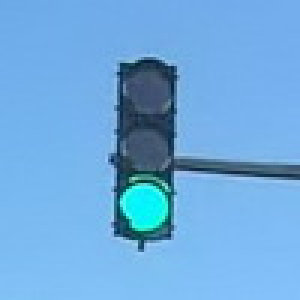
#> input picture Task_1/tlights/100_26.jpg, 100 x 100 px, found by its file name (shown 3 times larger); its folder holds only this picture in this run
$ jupyter execute test4.ipynb
#> lines starting #> are read from the running program, lines starting #| are printed output that depends on the picture; after the words box and inside, x2 and y2 are one past the last pixel; in counts of white or black regions, pixels touching at a corner belong together
#> in process_image_folder, image is the input picture: shape (100, 100, 3); mean B, G, R 222.2, 170.9, 110.4
[cell 1]
import cv2 as cv
import numpy as np
import os

COLOR_RANGES = {
    "Red": [(np.array([0, 30, 90]), np.array([15, 255, 255])),
            (np.array([160, 30, 90]), np.array([180, 255, 255]))],
    "Yellow": [(np.array([20, 100, 150]), np.array([30, 255, 255]))],
    "Green": [(np.array([75, 50, 100]), np.array([95, 255, 255]))]
}

# 创建颜色掩码函数
def create_color_mask(img_hsv, color_name):
    ranges = COLOR_RANGES[color_name]
    mask = None
    for lower, upper in ranges:
        current_mask = cv.inRange(img_hsv, lower, upper)
        mask = current_mask if mask is None else cv.bitwise_or(mask, current_mask)
    return mask

# 预处理交通灯的函数
def preprocess_traffic_light(image):
    # 转换为HSV颜色空间
    img_hsv = cv.cvtColor(image, cv.COLOR_BGR2HSV)
#> img_hsv: shape (100, 100, 3); mean H, S, V 104, 129.8, 222.4

    # 保存最高亮度的圆形信息
    best_circle = None
    best_color = None
    max_brightness = -1  # 用于保存最高亮度

    # 遍历红、黄、绿三个颜色
    for color_name in COLOR_RANGES.keys():
        # 创建颜色掩码
        mask = create_color_mask(img_hsv, color_name)

        # 对原图进行掩码操作
        masked_img = cv.bitwise_and(image, image, mask=mask)

        # 转换为灰度图
        gray = cv.cvtColor(masked_img, cv.COLOR_BGR2GRAY)

        # 使用 Hough Circle Transform 查找圆
        circles = cv.HoughCircles(
            gray,
            cv.HOUGH_GRADIENT,
            dp=1.2,
            minDist=30,
            param1=50,
            param2=30,
            minRadius=5,
            maxRadius=50
        )

        # 如果检测到了圆形，逐个处理
        if circles is not None:
            circles = np.round(circles[0, :]).astype("int")

            for (x, y, r) in circles:
                # 获取圆的亮度，使用 V 通道 (亮度)
                mask_circle = np.zeros_like(gray)
                cv.circle(mask_circle, (x, y), r, 255, -1)  # 创建圆形掩码

                # 检查掩码中是否有有效像素
                if np.sum(mask_circle[y-r:y+r, x-r:x+r]) == 0:
                    continue  # 如果没有有效像素，跳过该圆形

                # 计算亮度平均值
                brightness = np.mean(img_hsv[y-r:y+r, x-r:x+r, 2][mask_circle[y-r:y+r, x-r:x+r] > 0])

                # 更新最高亮度圆的信息
                if brightness > max_brightness:
                    max_brightness = brightness
                    best_circle = (x, y, r)
                    best_color = color_name
#> this loop made 3 passes
#> circles on pass 3: [[47, 69, 8]]
#> pass 3, in preprocess_traffic_light, `mask = create_color_mask(img_hsv, color_name)`:
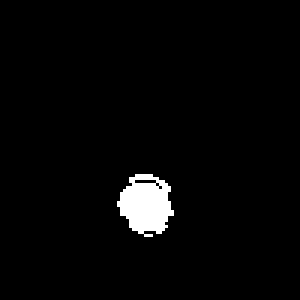
#> mask: shape (100, 100) (shown 3 times larger); 2.7% white; 1 white region, box (x1, y1, x2, y2) and area: (39, 58, 58, 79) 269
#> pass 3, in preprocess_traffic_light, `masked_img = cv.bitwise_and(image, image, mask=mask)`:
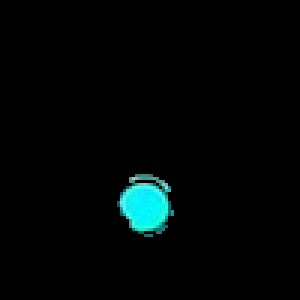
#> masked_img: shape (100, 100, 3) (shown 3 times larger); mean B, G, R 5.5, 5.7, 0.9
#> after the loop:
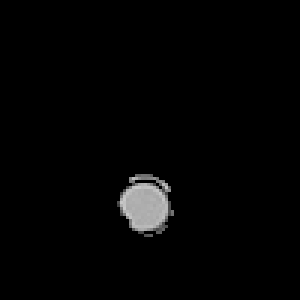
#> gray: shape (100, 100) (shown 3 times larger); min 0, max 201, mean 4.2
#> after the loop:
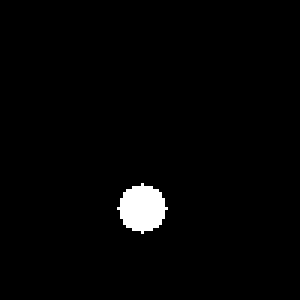
#> mask_circle: shape (100, 100) (shown 3 times larger); 2% white; 1 white region, box (x1, y1, x2, y2) and area: (39, 61, 56, 78) 197
#> after the loop, best_circle = (47, 69, 8); best_color = 'Green'; max_brightness = 234.2

    # 如果找到了亮度最高的圆
    if best_circle is not None:
        return best_color

    # 如果没有找到圆形，根据颜色区域的占比进行判断
    color_area = {}
    for color_name in COLOR_RANGES.keys():
        mask = create_color_mask(img_hsv, color_name)
        color_area[color_name] = np.sum(mask > 0)  # 计算每种颜色的掩码像素总数

    # 返回占比最多的颜色
    return max(color_area, key=color_area.get)

# 遍历文件夹中的图片并检测红灯、黄灯、绿灯
def process_image_folder(folder_path):
    image_files = sorted(os.listdir(folder_path))

    for image_file in image_files:
        image_path = os.path.join(folder_path, image_file)
        image = cv.imread(image_path)

        if image is None:
            print(f"无法读取图片: {image_file}")
            continue

        # 检测交通灯颜色
        detected_color = preprocess_traffic_light(image)
#> detected_color = 'Green'
        print(f"{image_file}: Detected Traffic Light Color: {detected_color}")
#| 100_26.jpg: Detected Traffic Light Color: Green

# 调用函数处理文件夹
image_folder = "tlights"  # 更新为你的图片文件夹路径
process_image_folder(image_folder)

$ run again, on Task_1/tlights/100_31.jpg
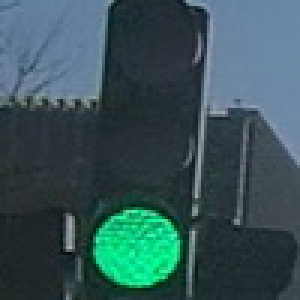
#> input picture Task_1/tlights/100_31.jpg, 100 x 100 px, found by its file name (shown 3 times larger)
#> in process_image_folder, image is the input picture: shape (100, 100, 3); mean B, G, R 86.8, 82.5, 55.4
#> img_hsv: shape (100, 100, 3); mean H, S, V 98, 90.7, 92.3
#> the loop in preprocess_traffic_light, `for color_name in COLOR_RANGES.keys():` made 3 passes
#> circles on pass 3: [[43, 82, 11]]
#> after the loop in preprocess_traffic_light, `for color_name in COLOR_RANGES.keys():`:
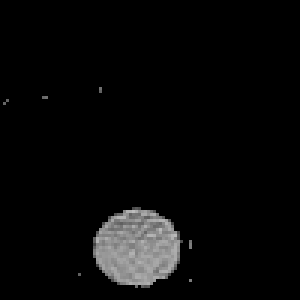
#> gray: shape (100, 100) (shown 3 times larger); min 0, max 189, mean 8.9
#> after the loop in preprocess_traffic_light, `for color_name in COLOR_RANGES.keys():`:
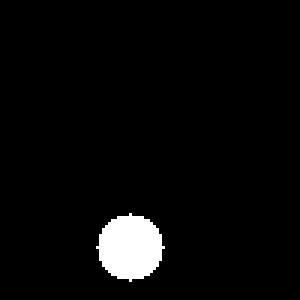
#> mask_circle: shape (100, 100) (shown 3 times larger); 3.8% white; 1 white region, box (x1, y1, x2, y2) and area: (32, 71, 55, 94) 377
#> after the loop in preprocess_traffic_light, `for color_name in COLOR_RANGES.keys():`: best_circle = (43, 82, 11); best_color = 'Green'; max_brightness = 216.8
#> detected_color = 'Green'
#| 100_31.jpg: Detected Traffic Light Color: Green

$ run again, on Task_1/tlights/100_32.jpg
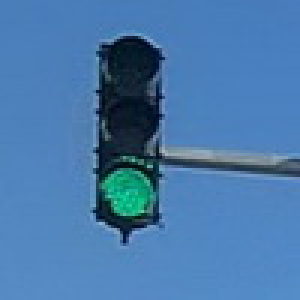
#> input picture Task_1/tlights/100_32.jpg, 100 x 100 px, found by its file name (shown 3 times larger)
#> in process_image_folder, image is the input picture: shape (100, 100, 3); mean B, G, R 171.6, 121.5, 72.4
#> img_hsv: shape (100, 100, 3); mean H, S, V 105, 151, 172.5
#> the loop in preprocess_traffic_light, `for color_name in COLOR_RANGES.keys():` made 3 passes
#> pass 3, in preprocess_traffic_light, `mask = create_color_mask(img_hsv, color_name)`:
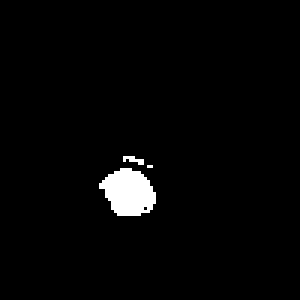
#> mask: shape (100, 100) (shown 3 times larger); 2.3% white; 3 white regions (2 under 20 px), largest, box (x1, y1, x2, y2) and area: (33, 56, 52, 72) 218
#> after the loop in preprocess_traffic_light, `for color_name in COLOR_RANGES.keys():`:
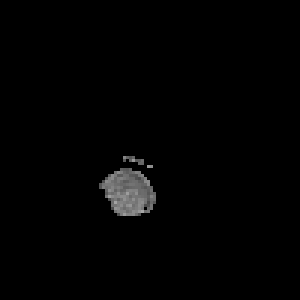
#> gray: shape (100, 100) (shown 3 times larger); min 0, max 167, mean 2.7
#> after the loop in preprocess_traffic_light, `for color_name in COLOR_RANGES.keys():`: max_brightness = -1
#> after the loop in preprocess_traffic_light, `for color_name in COLOR_RANGES.keys():`: color_area = {'Red': 0, 'Yellow': 0, 'Green': 232}
#> detected_color = 'Green'
#| 100_32.jpg: Detected Traffic Light Color: Green
